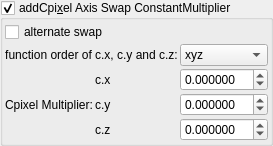
    <widget class="MyGroupBox" name="groupCheck_transf_addCpixel_enabled_false">
     <property name="toolTip">
      <string>&lt;html&gt;&lt;head/&gt;&lt;body&gt;&lt;p&gt;Cpixel is CVector3 c = ( c.x, c.y, c.z). It is each original point (pixel) in 3D space where the iteration starts from, ( c = original z for each point .) It is commonly found in formula structures z = f(z) + c.&lt;/p&gt;&lt;p&gt;The Cpixel multiplier effectively scales this point &amp;quot;c&amp;quot;.&lt;/p&gt;&lt;p&gt;This transform allows the swapping of the order of the &amp;quot;CVector3 c&amp;quot; components before being multiplied by &amp;quot;CVector3 z&amp;quot; components.&lt;/p&gt;&lt;/body&gt;&lt;/html&gt;</string>
     </property>
     <property name="title">
      <string>addCpi&amp;xel Axis Swap ConstantMultiplier</string>
     </property>
     <property name="checkable">
      <bool>true</bool>
     </property>
     <layout class="QVBoxLayout" name="verticalLayout_51">
      <property name="spacing">
       <number>2</number>
      </property>
      <property name="leftMargin">
       <number>2</number>
      </property>
      <property name="topMargin">
       <number>2</number>
      </property>
      <property name="rightMargin">
       <number>2</number>
      </property>
      <property name="bottomMargin">
       <number>2</number>
      </property>
      <item>
       <layout class="QGridLayout" name="gridLayout_25" columnstretch="0,0,1">
        <property name="spacing">
         <number>2</number>
        </property>
        <item row="4" column="2">
         <widget class="MyDoubleSpinBox" name="spinbox3_transf_constant_multiplierC_111_z">
          <property name="sizePolicy">
           <sizepolicy hsizetype="Minimum" vsizetype="Maximum">
            <horstretch>0</horstretch>
            <verstretch>0</verstretch>
           </sizepolicy>
          </property>
          <property name="prefix">
           <string/>
          </property>
          <property name="suffix">
           <string/>
          </property>
          <property name="decimals">
           <number>6</number>
          </property>
          <property name="minimum">
           <double>-99.989999999999995</double>
          </property>
          <property name="maximum">
           <double>99.989999999999995</double>
          </property>
          <property name="singleStep">
           <double>0.100000000000000</double>
          </property>
         </widget>
        </item>
        <item row="1" column="2">
         <widget class="MyComboBox" name="comboBox_mandelbulbMulti_order_of_xyz_C">
          <item>
           <property name="text">
            <string notr="true">xyz</string>
           </property>
          </item>
          <item>
           <property name="text">
            <string notr="true">xzy</string>
           </property>
          </item>
          <item>
           <property name="text">
            <string notr="true">yxz</string>
           </property>
          </item>
          <item>
           <property name="text">
            <string notr="true">yzx</string>
           </property>
          </item>
          <item>
           <property name="text">
            <string notr="true">zxy</string>
           </property>
          </item>
          <item>
           <property name="text">
            <string notr="true">zyx</string>
           </property>
          </item>
         </widget>
        </item>
        <item row="3" column="1">
         <widget class="QLabel" name="label_110">
          <property name="text">
           <string notr="true">c.y</string>
          </property>
         </widget>
        </item>
        <item row="3" column="2">
         <widget class="MyDoubleSpinBox" name="spinbox3_transf_constant_multiplierC_111_y">
          <property name="sizePolicy">
           <sizepolicy hsizetype="Minimum" vsizetype="Maximum">
            <horstretch>0</horstretch>
            <verstretch>0</verstretch>
           </sizepolicy>
          </property>
          <property name="prefix">
           <string/>
          </property>
          <property name="suffix">
           <string/>
          </property>
          <property name="decimals">
           <number>6</number>
          </property>
          <property name="minimum">
           <double>-99.989999999999995</double>
          </property>
          <property name="maximum">
           <double>99.989999999999995</double>
          </property>
          <property name="singleStep">
           <double>0.100000000000000</double>
          </property>
         </widget>
        </item>
        <item row="2" column="0" rowspan="3">
         <widget class="QLabel" name="label_108">
          <property name="text">
           <string>Cpixel Multiplier:</string>
          </property>
         </widget>
        </item>
        <item row="0" column="0" colspan="2">
         <widget class="MyCheckBox" name="checkBox_transf_alternate_enabled_false">
          <property name="text">
           <string>alternate swap</string>
          </property>
         </widget>
        </item>
        <item row="2" column="2">
         <widget class="MyDoubleSpinBox" name="spinbox3_transf_constant_multiplierC_111_x">
          <property name="sizePolicy">
           <sizepolicy hsizetype="Minimum" vsizetype="Maximum">
            <horstretch>0</horstretch>
            <verstretch>0</verstretch>
           </sizepolicy>
          </property>
          <property name="prefix">
           <string/>
          </property>
          <property name="suffix">
           <string/>
          </property>
          <property name="decimals">
           <number>6</number>
          </property>
          <property name="minimum">
           <double>-99.989999999999995</double>
          </property>
          <property name="maximum">
           <double>99.989999999999995</double>
          </property>
          <property name="singleStep">
           <double>0.100000000000000</double>
          </property>
         </widget>
        </item>
        <item row="2" column="1">
         <widget class="QLabel" name="label_109">
          <property name="text">
           <string notr="true">c.x</string>
          </property>
         </widget>
        </item>
        <item row="4" column="1">
         <widget class="QLabel" name="label_111">
          <property name="text">
           <string notr="true">c.z</string>
          </property>
         </widget>
        </item>
        <item row="1" column="0" colspan="2">
         <widget class="QLabel" name="label">
          <property name="text">
           <string>function order of c.x, c.y and c.z:</string>
          </property>
          <property name="alignment">
           <set>Qt::AlignCenter</set>
          </property>
         </widget>
        </item>
       </layout>
      </item>
     </layout>
    </widget>
